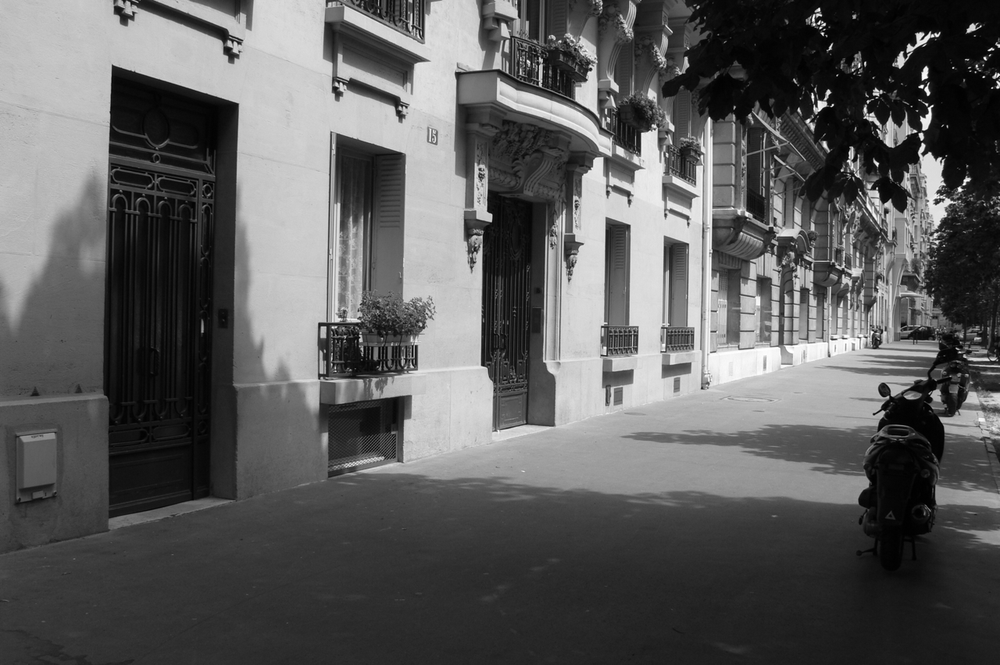
#> input picture Module-06/Python-B/street.png, 1000 x 665 px, shrunk from 1280 x 851 before the run
$ python erosion-dilation.py
#> lines starting #> are read from the running program, lines starting #| are printed output that depends on the picture; after the words box and inside, x2 and y2 are one past the last pixel; in counts of white or black regions, pixels touching at a corner belong together
import cv2
import numpy as np
import matplotlib.pyplot as plt

# Load an image
gray = cv2.imread('street.png', cv2.IMREAD_GRAYSCALE)
#> gray is the input picture: shape (665, 1000); min 0, max 255, mean 92.4

_, binary = cv2.threshold(gray, 100, 255, cv2.THRESH_BINARY)
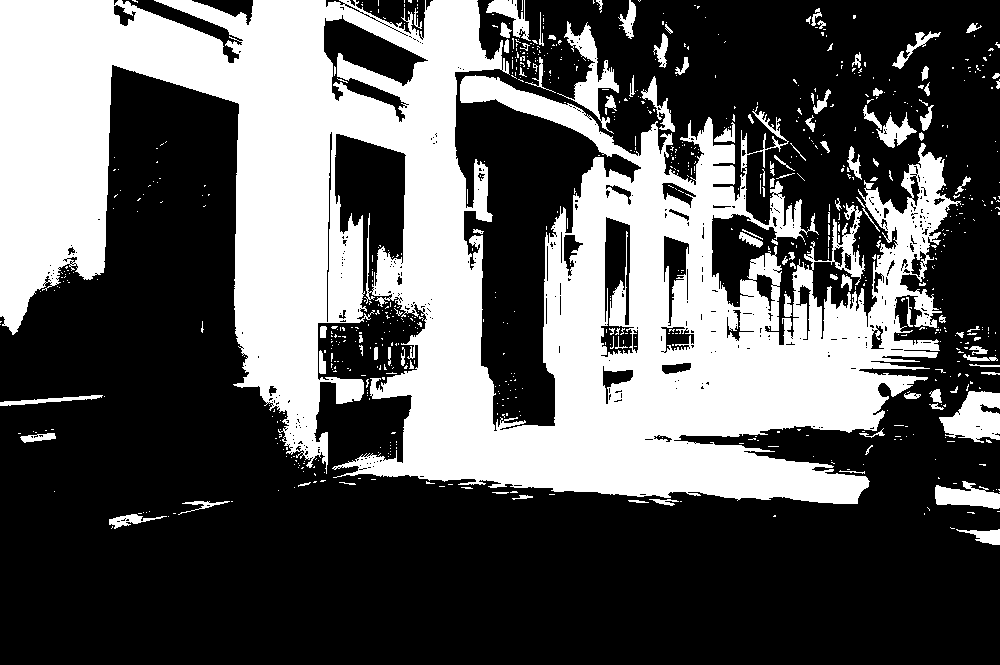
#> binary: shape (665, 1000); 35.8% white; 803 white regions (699 under 20 px), largest, box (x1, y1, x2, y2) and area: (0, 0, 961, 504) 220982, (939, 391, 1000, 443) 2027, (557, 21, 619, 134) 1859
kernel = np.ones((5,5), np.uint8)

eroded = cv2.erode(binary, kernel)
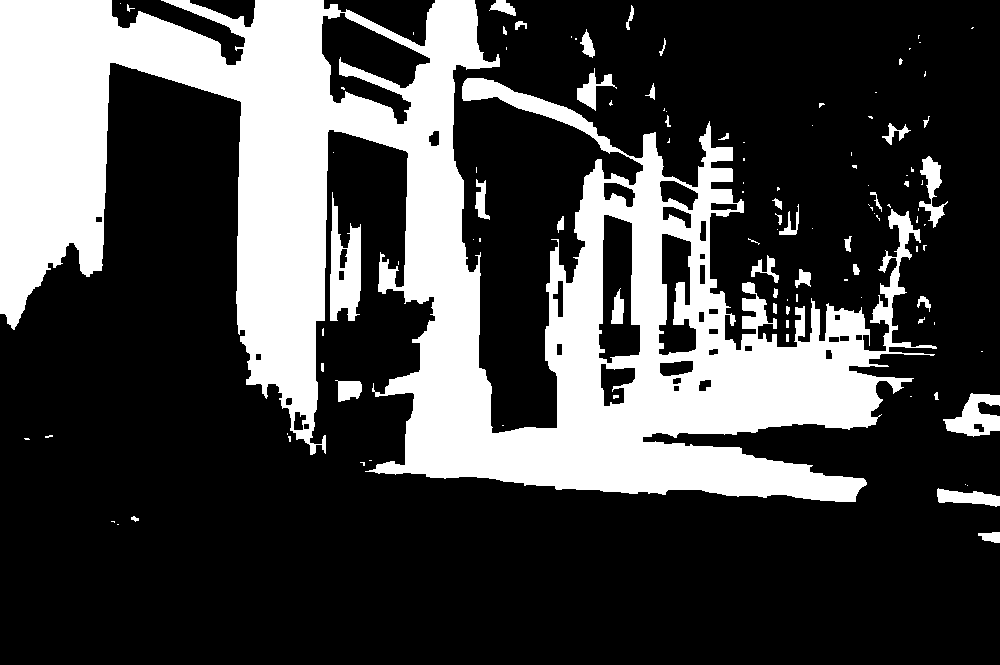
#> eroded: shape (665, 1000); 27.9% white; 111 white regions (68 under 20 px), largest, box (x1, y1, x2, y2) and area: (0, 0, 937, 502) 175719, (330, 192, 361, 321) 2440, (943, 393, 1000, 437) 1384
dilated = cv2.dilate(binary, kernel)
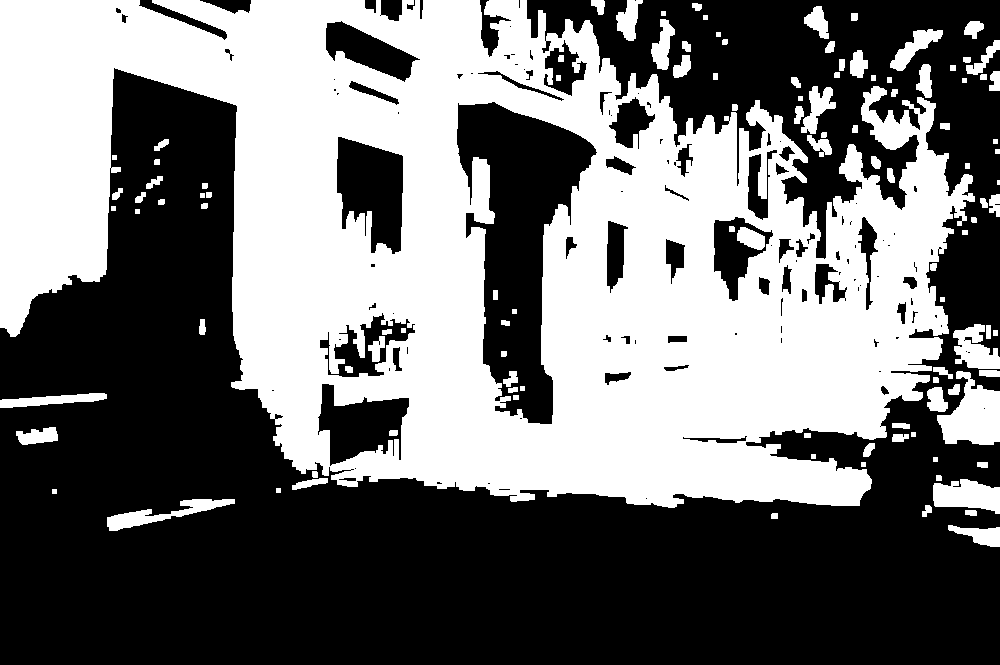
#> dilated: shape (665, 1000); 44.9% white; 113 white regions (1 under 20 px), largest, box (x1, y1, x2, y2) and area: (0, 0, 975, 508) 277909, (937, 371, 1000, 445) 2884, (933, 479, 1000, 514) 1657

plt.subplot(131); plt.imshow(binary, cmap='gray'); plt.title('Binary')
plt.subplot(132); plt.imshow(eroded, cmap='gray'); plt.title('Eroded')
plt.subplot(133); plt.imshow(dilated, cmap='gray'); plt.title('Dilated')
plt.show()
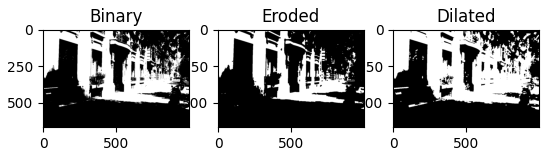
#> figure drawn by matplotlib, 3 panels

$ run again, with Module-06/Python-B/flowers8.png copied over Module-06/Python-B/street.png
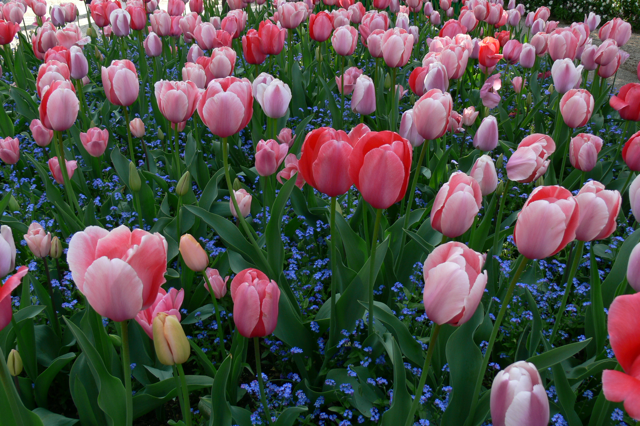
#> input picture Module-06/Python-B/flowers8.png, 640 x 426 px
#> `_, binary = cv2.threshold(gray, 100, 255, cv2.THRESH_BINARY)`:
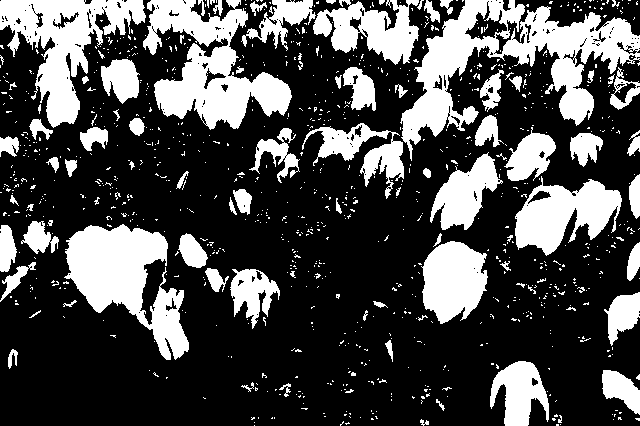
#> binary: shape (426, 640); 29.4% white; 965 white regions (874 under 20 px), largest, box (x1, y1, x2, y2) and area: (400, 0, 640, 161) 12586, (143, 0, 292, 130) 9025, (64, 224, 189, 360) 8320
#> eroded: shape (426, 640); 17.1% white; 104 white regions (40 under 20 px), largest, box (x1, y1, x2, y2) and area: (69, 227, 166, 312) 5373, (157, 46, 289, 127) 4318, (0, 0, 104, 124) 4029
#> `dilated = cv2.dilate(binary, kernel)`:
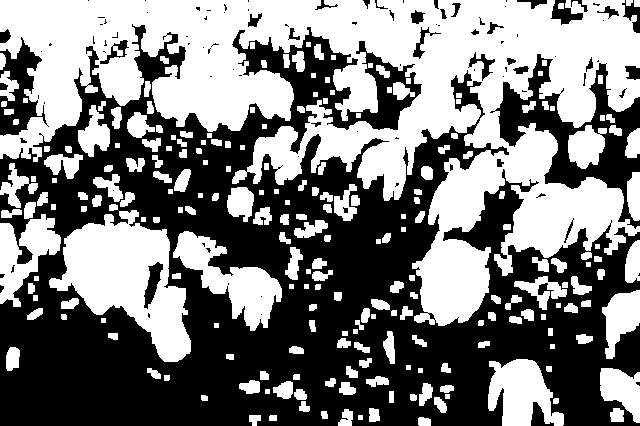
#> dilated: shape (426, 640); 48.6% white; 230 white regions, largest, box (x1, y1, x2, y2) and area: (0, 0, 640, 326) 85261, (49, 210, 191, 362) 10698, (173, 231, 282, 331) 4251

$ run again, with Module-06/Python-B/scene00001.png copied over Module-06/Python-B/street.png
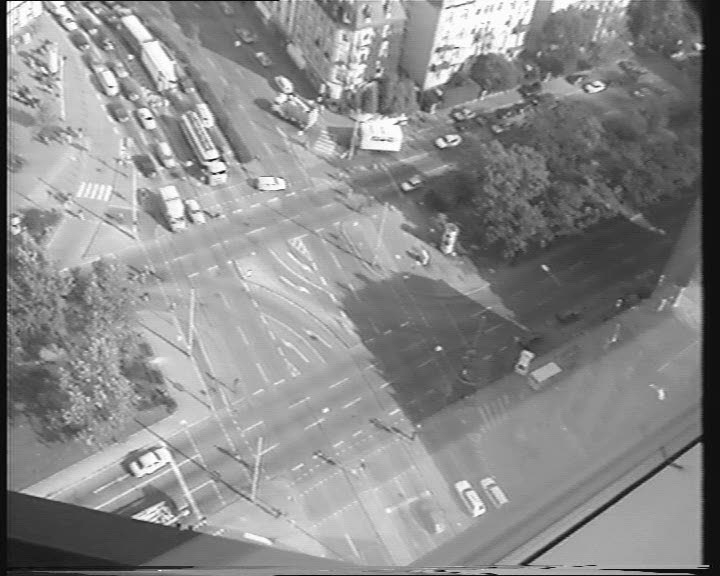
#> input picture Module-06/Python-B/scene00001.png, 720 x 576 px
#> gray is the input picture: shape (576, 720); min 0, max 255, mean 138.3
#> `_, binary = cv2.threshold(gray, 100, 255, cv2.THRESH_BINARY)`:
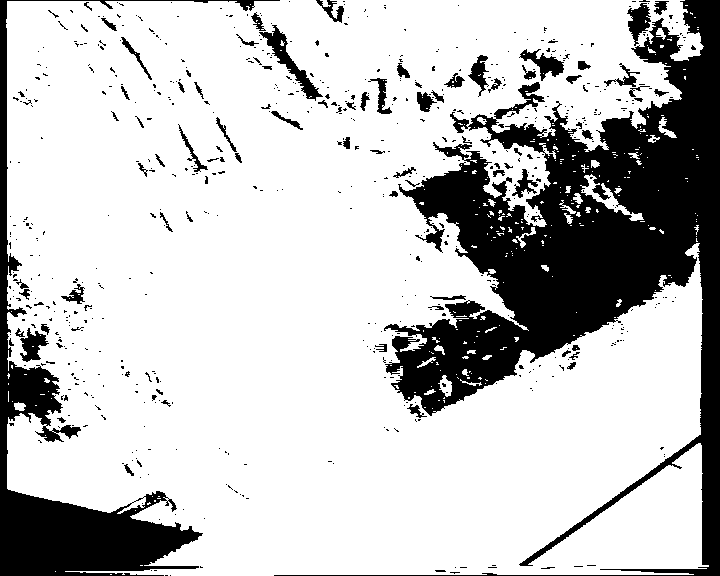
#> binary: shape (576, 720); 76.9% white; 638 black regions (557 under 20 px), largest, box (x1, y1, x2, y2) and area: (274, 0, 720, 576) 66468, (0, 0, 280, 576) 19129, (259, 25, 323, 101) 985
#> eroded: shape (576, 720); 66.3% white; 179 black regions, largest, box (x1, y1, x2, y2) and area: (272, 0, 720, 576) 90499, (0, 0, 372, 576) 29973, (413, 53, 508, 114) 2166
#> dilated: shape (576, 720); 84.6% white; 86 black regions (63 under 20 px), largest, box (x1, y1, x2, y2) and area: (399, 0, 720, 576) 46977, (0, 0, 197, 576) 14390, (494, 127, 536, 147) 370
#> `plt.show()`:
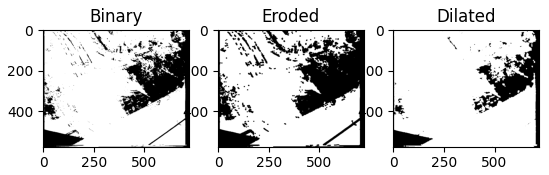
#> figure drawn by matplotlib, 3 panels
